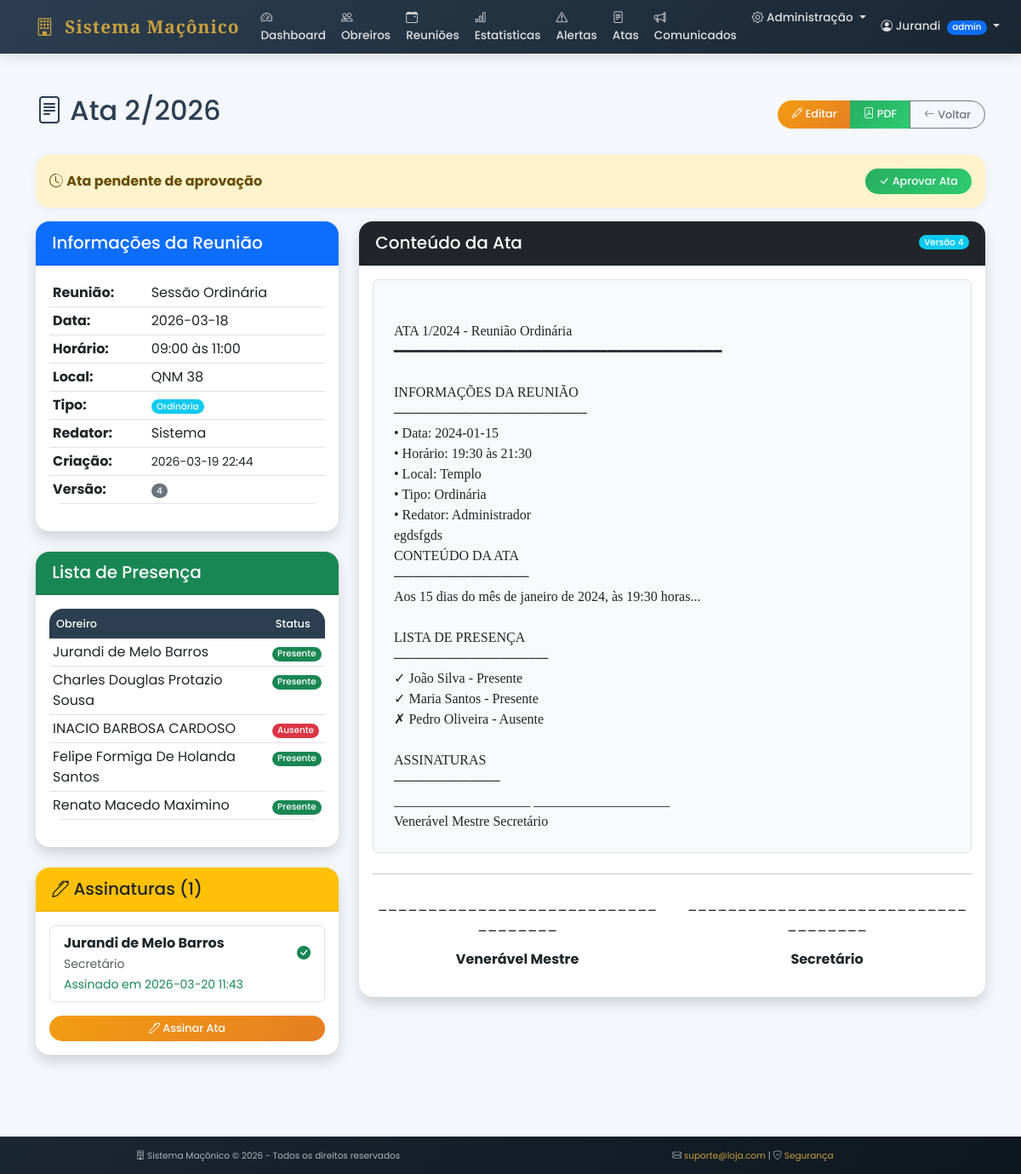
Before: /atas/2 (signed in) with the older database file.
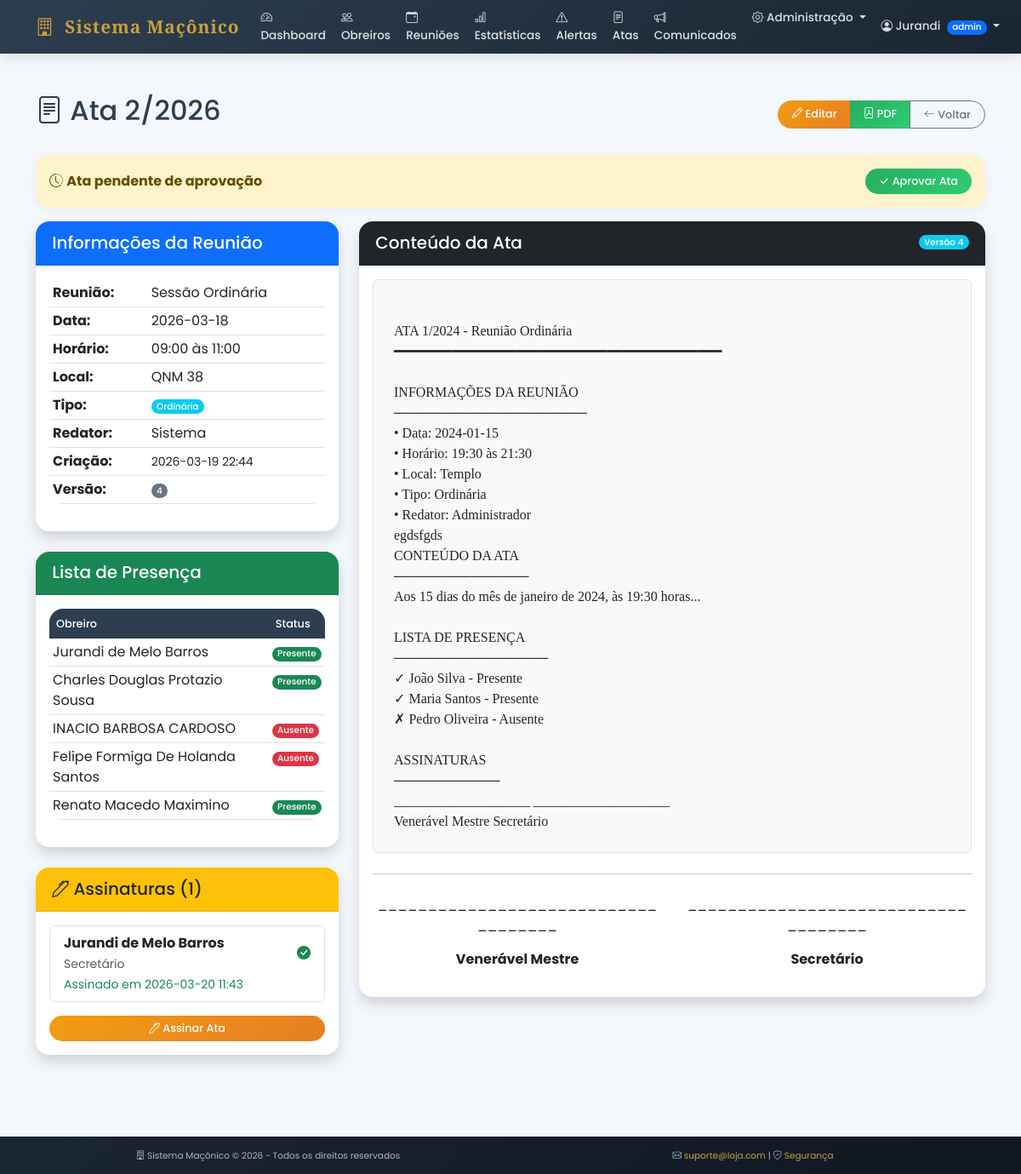
After: the same page with the newer database file.
### tables this page shows
CREATE TABLE presenca (
        id INTEGER PRIMARY KEY AUTOINCREMENT,
        reuniao_id INTEGER NOT NULL,
        obreiro_id INTEGER NOT NULL,
        presente INTEGER DEFAULT 0,
        justificativa TEXT,
        data_registro TIMESTAMP DEFAULT CURRENT_TIMESTAMP,
        registrado_por INTEGER, tipo_ausencia TEXT, comprovante TEXT, validado_por INTEGER, data_validacao TIMESTAMP, observacao_validacao TEXT,
        FOREIGN KEY (reuniao_id) REFERENCES reunioes (id) ON DELETE CASCADE,
        FOREIGN KEY (obreiro_id) REFERENCES usuarios (id) ON DELETE CASCADE,
        FOREIGN KEY (registrado_por) REFERENCES usuarios (id),
        UNIQUE(reuniao_id, obreiro_id)
    );

CREATE TABLE usuarios (
        id INTEGER PRIMARY KEY AUTOINCREMENT,
        usuario TEXT UNIQUE NOT NULL,
        senha_hash TEXT NOT NULL,
        tipo TEXT NOT NULL,
        data_cadastro TEXT NOT NULL,
        nome_completo TEXT,
        cim_numero TEXT,
        loja_nome TEXT,
        loja_numero TEXT,
        loja_orient TEXT,
        ativo INTEGER DEFAULT 1
    , nome_maconico TEXT, grau_atual INTEGER DEFAULT 1, data_iniciacao DATE, data_elevacao DATE, data_exaltacao DATE, telefone TEXT, email TEXT, endereco TEXT, foto TEXT);

### app.py (the view)
@app.route("/atas/<int:id>")
@login_required
def visualizar_ata(id):
    conn = get_db()
    cursor = conn.cursor()
    cursor.execute("""
        SELECT a.*,
               r.titulo as reuniao_titulo,
               r.data as reuniao_data,
               r.hora_inicio,
               r.hora_termino,
               r.local,
               r.pauta,
               u.nome_completo as redator_nome,
               u2.nome_completo as aprovado_por_nome
        FROM atas a
        JOIN reunioes r ON a.reuniao_id = r.id
        LEFT JOIN usuarios u ON a.redator_id = u.id
        LEFT JOIN usuarios u2 ON a.aprovada_por = u2.id
        WHERE a.id = ?
    """, (id,))
    ata = cursor.fetchone()
    if not ata:
        flash("Ata não encontrada", "danger")
        return redirect("/atas")
    cursor.execute("""
        SELECT u.nome_completo, u.grau_atual,
               p.presente, p.tipo_ausencia,
               c.nome as cargo_nome
        FROM presenca p
        JOIN usuarios u ON p.obreiro_id = u.id
        LEFT JOIN ocupacao_cargos oc ON u.id = oc.obreiro_id AND oc.ativo = 1
        LEFT JOIN cargos c ON oc.cargo_id = c.id
        WHERE p.reuniao_id = ?
        ORDER BY
            CASE WHEN c.ordem IS NOT NULL THEN c.ordem ELSE 999 END,
            u.grau_atual DESC,
            u.nome_completo
    """, (ata["reuniao_id"],))
    presenca = cursor.fetchall()
    cursor.execute("""
        SELECT ass.*, u.nome_completo, c.nome as cargo_nome
        FROM assinaturas_ata ass
        JOIN usuarios u ON ass.obreiro_id = u.id
        LEFT JOIN cargos c ON ass.cargo_id = c.id
        WHERE ass.ata_id = ?
        ORDER BY ass.data_assinatura
    """, (id,))
    assinaturas = cursor.fetchall()
    conn.close()
    return render_template("atas/visualizar.html",
                          ata=ata,
                          presenca=presenca,
                          assinaturas=assinaturas)

### app.py (called while the page is built)
@app.context_processor
def inject_global():
    return {'datetime': datetime, 'now': datetime.now()}

def login_required(f):
    @wraps(f)
    def decorated_function(*args, **kwargs):
        if "usuario" not in session:
            flash("Faça login para acessar esta página", "warning")
            return redirect("/")
        return f(*args, **kwargs)
    return decorated_function

def get_db():
    conn = sqlite3.connect("banco.db")
    conn.row_factory = sqlite3.Row
    return conn

### templates/atas/visualizar.html (shortened to what the changed rows need)
{% extends "base.html" %}
{% block content %}
<div class="container-fluid py-4">
    <div class="container">
        <div class="d-flex justify-content-between align-items-center mb-4">
            <h2>
                <i class="bi bi-file-text"></i>
                Ata {{ ata.numero_ata }}/{{ ata.ano_ata }}
            </h2>
        </div>
        <div class="row">
            <div class="col-md-4">
                <div class="card shadow mb-4">
                    <div class="card-body">
                        <table class="table table-sm">
                            <tr>
                                <th>Reunião:</th>
                            </tr>
                            <tr>
                                <th>Data:</th>
                            </tr>
                            <tr>
                                <th>Horário:</th>
                            </tr>
                            <tr>
                                <th>Local:</th>
                            </tr>
                            <tr>
                                <th>Tipo:</th>
                            </tr>
                            <tr>
                                <th>Redator:</th>
                            </tr>
                            <tr>
                                <th>Criação:</th>
                            </tr>
                            <tr>
                                <th>Versão:</th>
                            </tr>
                        </table>
                    </div>
                </div>
                <div class="card shadow mb-4">
                    <div class="card-body">
                        <div class="table-responsive">
                            <table class="table table-sm">
                                <thead>
                                    <tr>
                                        <th>Obreiro</th>
                                        <th>Status</th>
                                    </tr>
                                </thead>
                                <tbody>
                                    {% for p in presenca[:5] %}
                                    <tr>
                                        <td>{{ p.nome_completo }}</td>
                                        <td>
                                            {% if p.presente == 1 %}
                                                <span class="badge bg-success">Presente</span>
                                            {% else %}
                                                <span class="badge bg-danger">Ausente</span>
                                            {% endif %}
                                        </td>
                                    </tr>
                                    {% endfor %}
                                </tbody>
                            </table>
                        </div>
                    </div>
                </div>
                        {% set ja_assinou = false %}
                        {% for ass in assinaturas %}
                            {% if ass.obreiro_id == session.user_id %}
                                {% set ja_assinou = true %}
                            {% endif %}
                        {% endfor %}
            </div>
        </div>
    </div>
</div>
{% endblock %}

Changed rows visible on the page:
changed presenca "Felipe Formiga De Holanda Santos": presente "Presente" → "Ausente"
